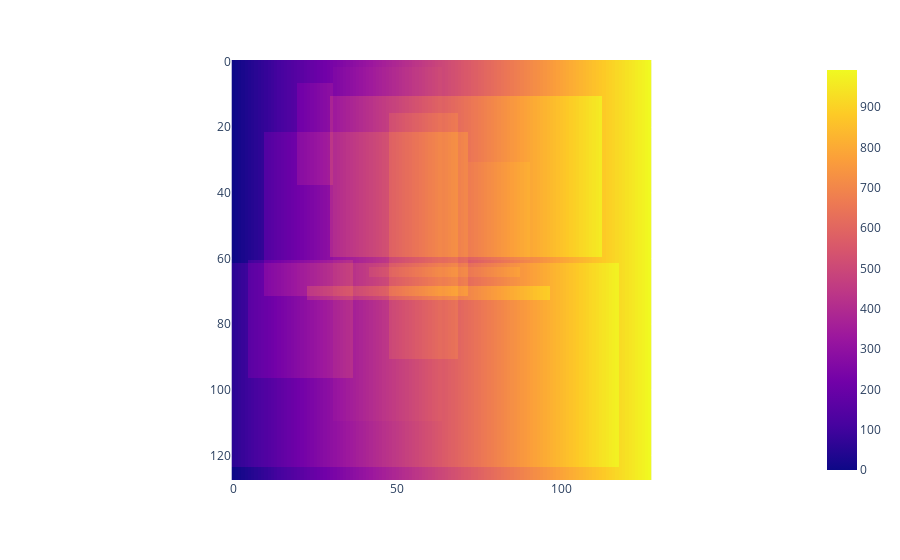
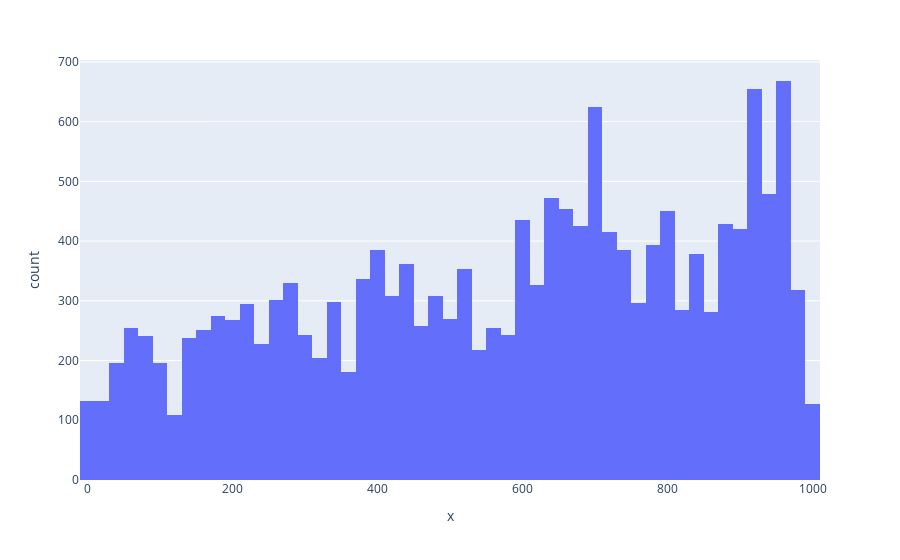

Notebook code for these charts, in order:
### Code cell
import numpy as np
from nanopyx.core.transform.random_noise import addSquares, addRamp


# create an intensity gradient image
w = 128
h = 128
image = np.zeros((w, h), dtype="float32")
addRamp(image, 1000)
addSquares(image, 100, nSquares=10)
image_original = image.copy()

px.imshow(image).show()
px.histogram(x=image.flatten()).show()

### Figure 1 — Plotly figure (JSON) as saved in the notebook; plotly's stock layout.template omitted (floating-point values rounded to 4 significant figures; data arrays with more than 128 entries replaced by an {"elided": "..."} marker saying what was removed)
{"data": [{"coloraxis": "coloraxis", "hovertemplate": "x: %{x}<br>y: %{y}<br>color: %{z}<extra></extra>", "name": "0", "type": "heatmap", "xaxis": "x", "yaxis": "y", "z": {"elided": "128x128 float values"}}], "layout": {"coloraxis": {"colorscale": [[0, "#0d0887"], [0.1111, "#46039f"], [0.2222, "#7201a8"], [0.3333, "#9c179e"], [0.4444, "#bd3786"], [0.5556, "#d8576b"], [0.6667, "#ed7953"], [0.7778, "#fb9f3a"], [0.8889, "#fdca26"], [1, "#f0f921"]]}, "margin": {"t": 60}, "xaxis": {"anchor": "y", "constrain": "domain", "domain": [0, 1], "scaleanchor": "y"}, "yaxis": {"anchor": "x", "autorange": "reversed", "constrain": "domain", "domain": [0, 1]}}}

### Figure 2 — Plotly figure (JSON) as saved in the notebook; plotly's stock layout.template omitted (floating-point values rounded to 4 significant figures; data arrays with more than 128 entries replaced by an {"elided": "..."} marker saying what was removed)
{"data": [{"alignmentgroup": "True", "bingroup": "x", "hovertemplate": "x=%{x}<br>count=%{y}<extra></extra>", "legendgroup": "", "marker": {"color": "#636efa", "pattern": {"shape": ""}}, "name": "", "offsetgroup": "", "orientation": "v", "showlegend": false, "type": "histogram", "x": {"elided": "16384 float values"}, "xaxis": "x", "yaxis": "y"}], "layout": {"barmode": "relative", "legend": {"tracegroupgap": 0}, "margin": {"t": 60}, "xaxis": {"anchor": "y", "domain": [0, 1], "title": {"text": "x"}}, "yaxis": {"anchor": "x", "domain": [0, 1], "title": {"text": "count"}}}}
